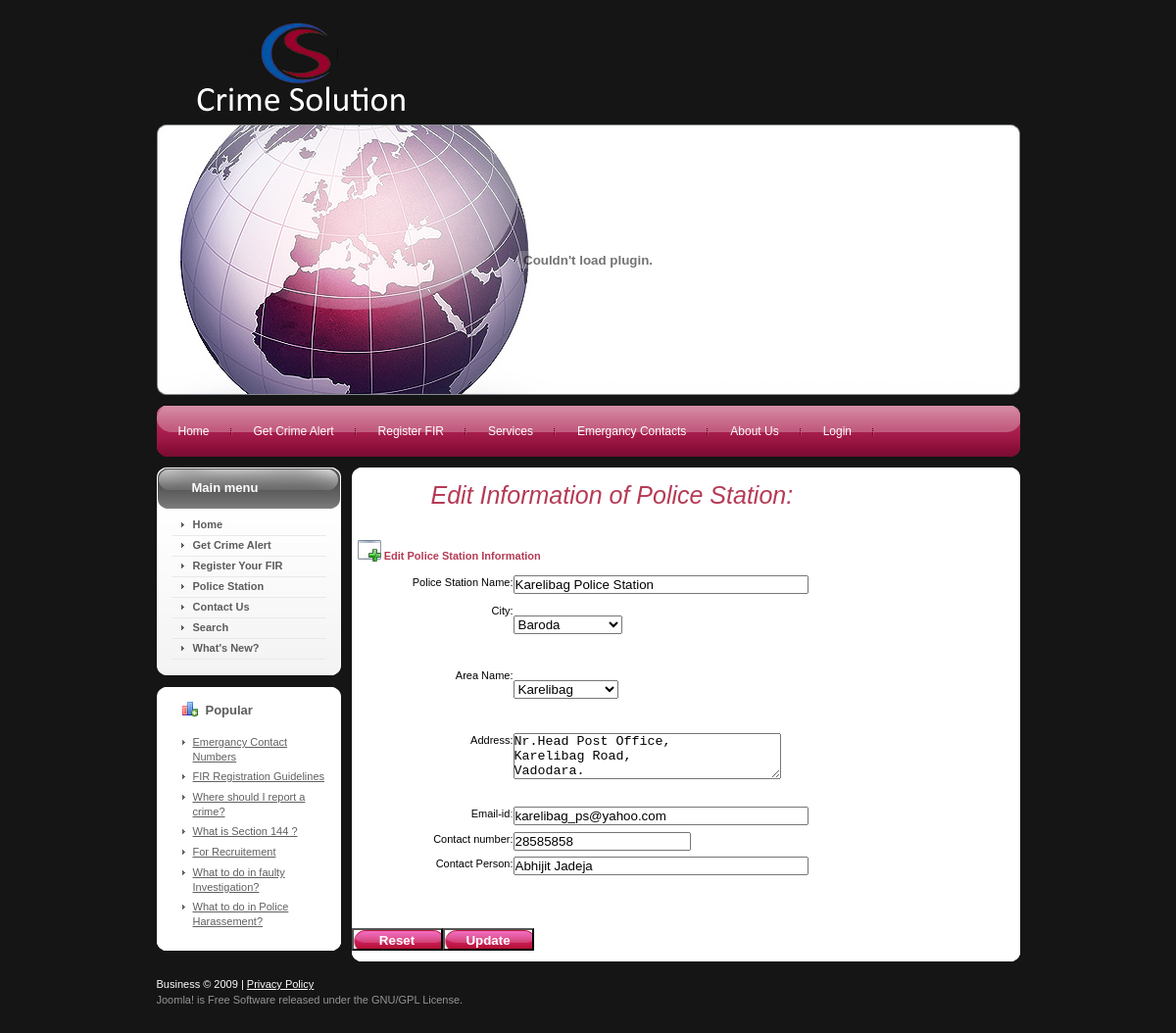
The app's page /editpolicestation1.php?psname=Karelibag Police Station, older data.
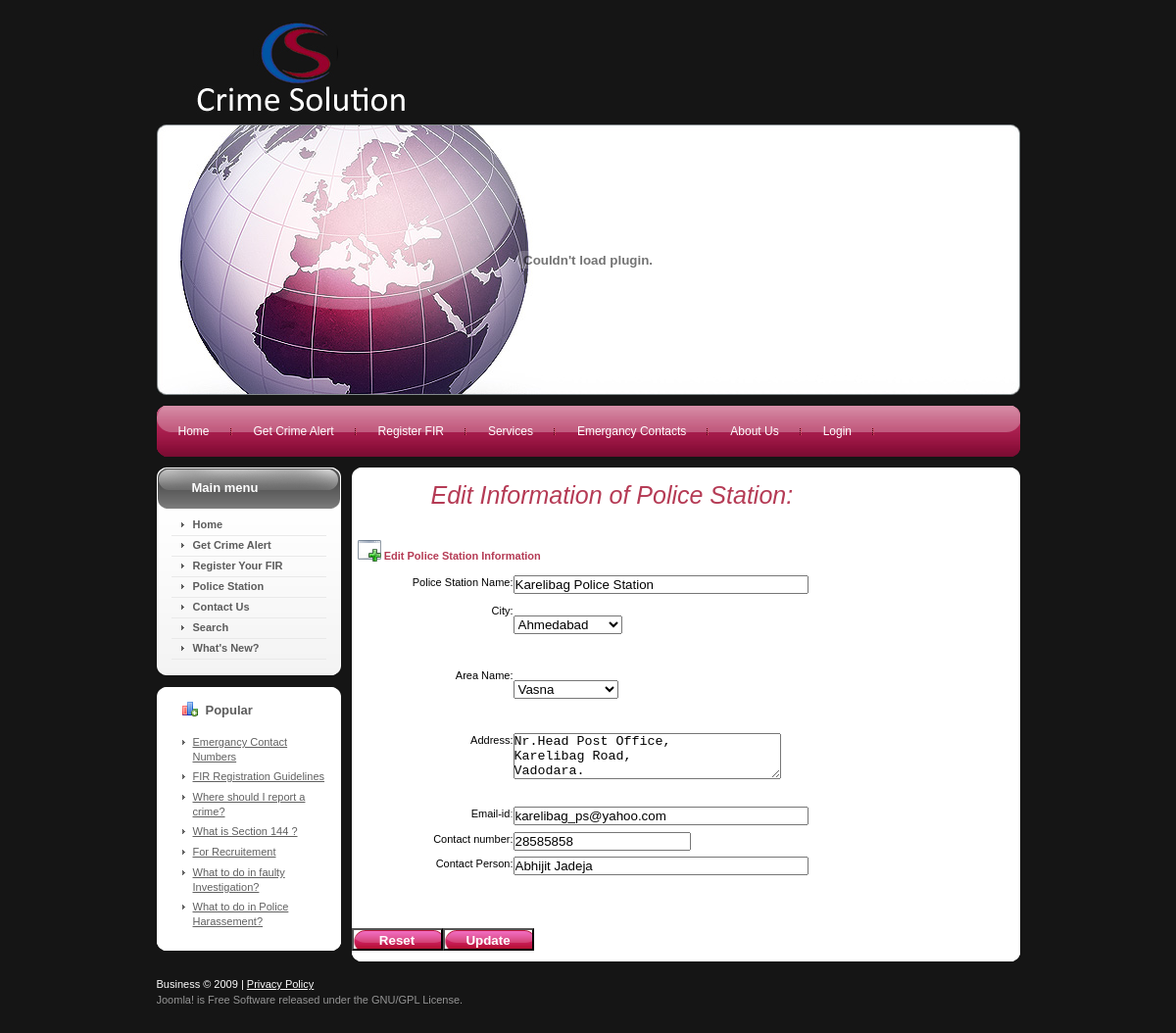
The same page, newer data.
### tables this page shows
CREATE TABLE `mstr_policestation` (
  `poilcestation_id` int(10) unsigned NOT NULL auto_increment,
  `area_id` int(10) unsigned NOT NULL,
  `address` varchar(255) NOT NULL,
  `contact_no` int(10) unsigned NOT NULL,
  `Email_id` varchar(255) NOT NULL,
  `contact_person` varchar(45) NOT NULL,
  `starting_date` datetime NOT NULL,
  `policestation_name` varchar(45) NOT NULL,
  `city_id` int(10) unsigned NOT NULL,
  PRIMARY KEY  (`poilcestation_id`),
  KEY `FK_mstr_policestation_1` (`area_id`),
  KEY `FK_mstr_policestation_2` (`city_id`),
  CONSTRAINT `FK_mstr_policestation_1` FOREIGN KEY (`area_id`) REFERENCES `mstr_area` (`area_id`),
  CONSTRAINT `FK_mstr_policestation_2` FOREIGN KEY (`city_id`) REFERENCES `mstr_city` (`city_id`)
);

CREATE TABLE `mstr_city` (
  `city_id` int(10) unsigned NOT NULL auto_increment,
  `city_name` varchar(45) NOT NULL,
  PRIMARY KEY  (`city_id`)
);

CREATE TABLE `mstr_area` (
  `area_id` int(10) unsigned NOT NULL auto_increment,
  `area_name` varchar(45) NOT NULL,
  `pincode` int(10) unsigned NOT NULL,
  `city_id` int(10) unsigned NOT NULL,
  PRIMARY KEY  (`area_id`),
  KEY `FK_mstr_area_1` (`city_id`),
  CONSTRAINT `FK_mstr_area_1` FOREIGN KEY (`city_id`) REFERENCES `mstr_city` (`city_id`)
);

### editpolicestation1.php (the view, shortened to what the changed rows need)
<?php include("header.php");
$pstationname = $_GET['psname'];
$selectQuery = "select *from mstr_policestation where policestation_name= '".$pstationname."' ";
$rs = mysql_query($selectQuery);
$record = mysql_fetch_array($rs);
?>
<link rel="stylesheet" href="files/template.css" type="text/css">
<link rel="stylesheet" href="files/constant.css" type="text/css">
<link type="text/css" href="themes/base/jquery.ui.all.css" rel="stylesheet" />
	<link type="text/css" href="demos.css" rel="stylesheet" />
<div id="content">
  <div class="clear">
    <div id="container" class="wrapper-container">
      <div class="corner-top-left">
        <div class="corner-top-right">
          <div class="corner-bottom-left">
            <div class="corner-bottom-right">
   <form action="chkPolicestationdetail.php" method="post" enctype="multipart/form-data" name="form1">
                <div>
                  <h2><span class="componentheading style6"><span class="style10"><span class="componentheading"><em>Edit Information of Police Station:</em></span></span></span></h2>
                </div>
                <table width="770" height="370" border="0" align="center" cellpadding="10" cellspacing="5">
                  <tr>
                    <td align="left" bgcolor="#FFFFFF"><span class="style3">
                      <input name="psname" type="text" id="psname" size="35"  value="<?php echo $record["policestation_name"]; ?>"/>
                    </span></td>
                  </tr>
                  <tr bgcolor="#993366">
                    <td align="left" bgcolor="#FFFFFF"><span class="style15 style3">
                      <select name="city" size="1"  id="city" >
                        <?php
						  $cityQuery = "select *from mstr_city";
						  $rsCity = mysql_query($cityQuery);
						  while($rowCity = mysql_fetch_array($rsCity))
						  {
						  ?>
                        <option value="<?php echo $rowCity['city_id']?>" <?php if($record["city_id"]==$rowCity['city_id']) echo "selected"; ?>> <?php echo $rowCity['city_name']?></option>
                        <?php }?>
                      </select>
                    </span></td>
                  </tr>
                  <tr bgcolor="#993366">
                    <td align="left" bgcolor="#FFFFFF"><span class="style15 style3">
                      <select name="area" size="1"  id="area" >
                        <?php
						  $areaQuery = "select *from mstr_area";
						  $rsArea = mysql_query($areaQuery);
						  while($rowArea = mysql_fetch_array($rsArea))
						  {
						  ?>
                        <option value="<?php echo $rowArea['area_id']?>" <?php if($record["area_id"]==$rowArea['area_id']) echo "selected"; ?>> <?php echo $rowArea['area_name']?></option>
                        <?php }?>
                      </select>
                    </span></td>
                  </tr>
                  <tr>
                    <td align="left" bgcolor="#FFFFFF"><span class="style15 style3">
					  <textarea name="address" cols="32" rows="3"  id="address"><?php echo $record["address"]; ?></textarea>
					  </span></td>
                  </tr>
                  <tr bgcolor="#999999">
                    <td align="left" bgcolor="#FFFFFF"><span class="style15 style3">
                      <input name="emailid" type="text" id="emailid" size="35" maxlength="254" value="<?php echo $record["Email_id"]; ?>" />
                    </span></td>
                  </tr>
                  <tr bgcolor="#993366">
                    <td align="left" bgcolor="#FFFFFF">
					<input type="text" name="contactno" id="contactno" maxlength="12" value="<?php echo $record["contact_no"]; ?>" />
					 					</td>
                  </tr>
                  <tr bgcolor="#993366">
                    <td align="left" bgcolor="#FFFFFF">
					<input name="contactperson" type="text" id="contactperson" size="35" value="<?php echo $record["contact_person"]; ?>" />
				 					</td>
                  </tr>
                </table>
              </form>
            </div>
          </div>
        </div>
      </div>
    </div>
  </div>
</div>
</div>
</body></html>

Row changes from the older to the newer data that the page shows:
changed mstr_policestation "Karelibag Police Station": city "Baroda" → "Ahmedabad"; area "Karelibag" → "Vasna"
